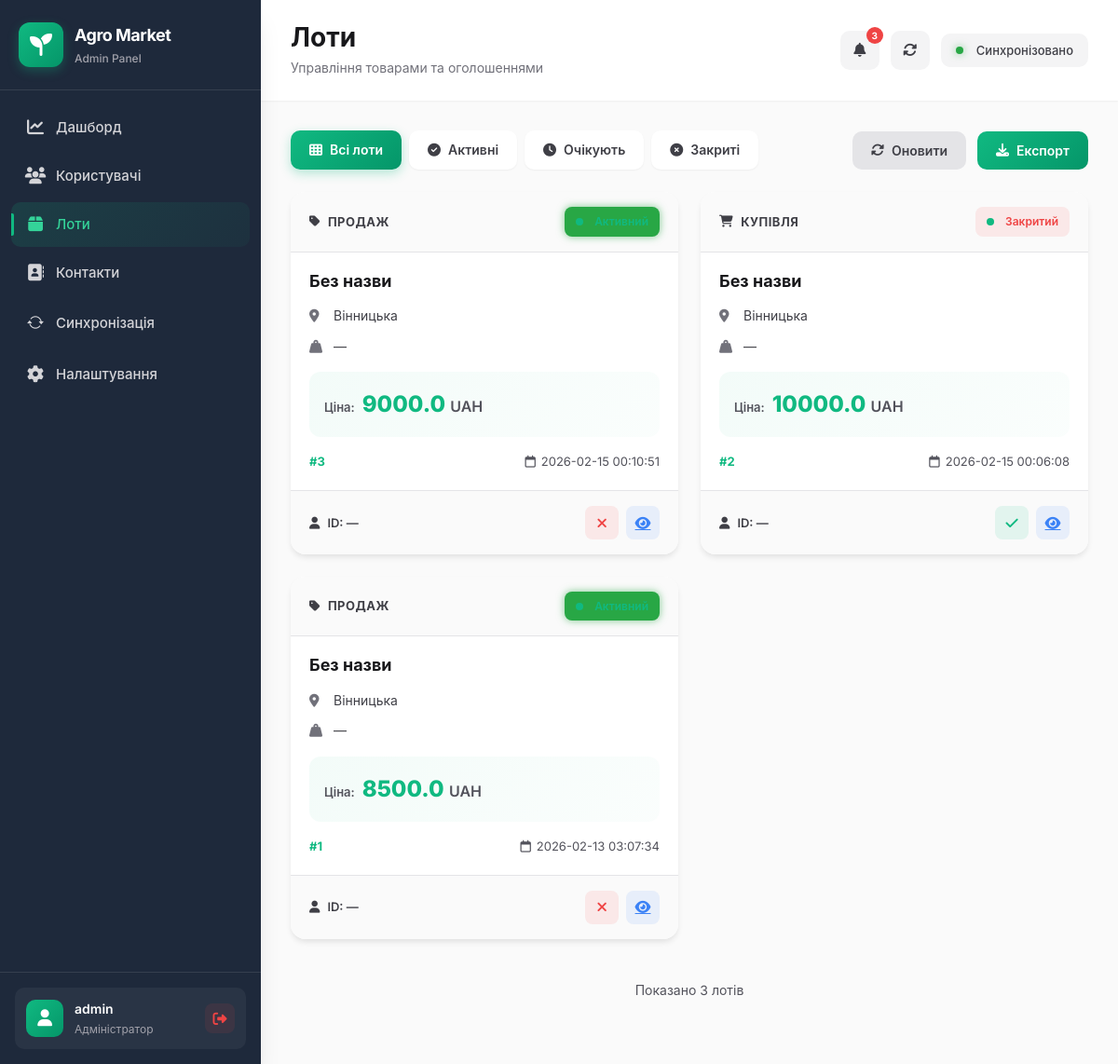
Page /lots (signed in) on the committed database.
### tables this page shows
CREATE TABLE lots (
                                                id INTEGER PRIMARY KEY AUTOINCREMENT,
                                                owner_user_id INTEGER NOT NULL,
                                                type TEXT NOT NULL,
                                                crop TEXT NOT NULL,
                                                volume_tons REAL NOT NULL DEFAULT 0,
                                                volume REAL,
                                                region TEXT NOT NULL,
                                                location TEXT,
                                                price REAL,
                                                comment TEXT,
                                                quality_json TEXT NOT NULL DEFAULT '{}',
                                                views_count INTEGER NOT NULL DEFAULT 0,
                                                status TEXT NOT NULL DEFAULT 'active',
                                                created_at TEXT DEFAULT CURRENT_TIMESTAMP,
                                                updated_at TEXT
            );

### src/web_panel/app.py (the view)
    @app.get("/lots")
    @login_required
    def lots_page():
        status_filter = request.args.get("status", "").strip()
        conn = get_conn()
        if not _has_table(conn, "lots"):
            conn.close()
            return render_template("lots.html", rows=[], status=status_filter, cols=[])
        cols = _table_cols(conn, "lots")
        sql = "SELECT * FROM lots"
        params = []
        if status_filter and "status" in cols:
            sql += " WHERE status=?"
            params.append(status_filter)
        sql += " ORDER BY id DESC LIMIT 500"
        rows = conn.execute(sql, tuple(params)).fetchall()
        conn.close()
        return render_template("lots.html", rows=rows, status=status_filter, cols=cols)

### src/web_panel/app.py (called while the page is built)
def _has_table(conn, table: str) -> bool:
    row = conn.execute(
        "SELECT name FROM sqlite_master WHERE type='table' AND name=?",
        (table,)
    ).fetchone()
    return bool(row)

def _table_cols(conn, table: str) -> list:
    try:
        return [row["name"] for row in conn.execute(f"PRAGMA table_info({table})").fetchall()]
    except Exception:
        return []

### src/web_panel/db.py (called while the page is built)
def get_conn() -> sqlite3.Connection:
    DB_PATH.parent.mkdir(parents=True, exist_ok=True)
    conn = sqlite3.connect(str(DB_PATH))
    conn.row_factory = sqlite3.Row
    return conn

### src/web_panel/templates/lots.html (shortened to what this page needs)
{% extends "base.html" %}
{% block page_title %}Лоти{% endblock %}
{% block page_description %}Управління товарами та оголошеннями{% endblock %}
{% block content %}
<div class="lots-container">
  <div class="page-controls">
    <div class="filter-tabs">
      <a href="/lots" class="filter-tab {% if not status %}active{% endif %}">
        <i class="fas fa-th"></i>
        Всі лоти
      </a>
      <a href="/lots?status=active" class="filter-tab {% if status == 'active' %}active{% endif %}">
        <i class="fas fa-check-circle"></i>
        Активні
      </a>
      <a href="/lots?status=pending" class="filter-tab {% if status == 'pending' %}active{% endif %}">
        <i class="fas fa-clock"></i>
        Очікують
      </a>
      <a href="/lots?status=closed" class="filter-tab {% if status == 'closed' %}active{% endif %}">
        <i class="fas fa-times-circle"></i>
        Закриті
      </a>
    </div>
    <div class="page-actions">
      <button class="btn btn-secondary" onclick="window.location.reload()">
        <i class="fas fa-sync-alt"></i>
        Оновити
      </button>
      <a href="/lots/export" class="btn btn-success">
        <i class="fas fa-download"></i>
        Експорт
      </a>
    </div>
  </div>
  {% if rows %}
  <div class="lots-grid">
    {% for row in rows %}
    <div class="lot-card">
      <div class="lot-header">
        <div class="lot-type">
          <i class="fas fa-{% if row['type'] == 'sell' %}tag{% else %}shopping-cart{% endif %}"></i>
          {{ 'Продаж' if row['type'] == 'sell' else 'Купівля' }}
        </div>
        <div class="lot-status">
          {% if row['status'] == 'active' %}
          <span class="status-badge status-success">
            <span class="status-dot"></span>
          </span>
          {% elif row['status'] == 'pending' %}
          <span class="status-badge status-warning">
            <span class="status-dot"></span>
            Очікує
          </span>
          {% else %}
          <span class="status-badge status-danger">
            <span class="status-dot"></span>
            Закритий
          </span>
          {% endif %}
        </div>
      </div>
      <div class="lot-body">
        <h3 class="lot-title">{{ row['title'] or 'Без назви' }}</h3>
        <div class="lot-details">
          <div class="lot-detail">
            <i class="fas fa-map-marker-alt"></i>
            <span>{{ row['region'] or 'Регіон не вказано' }}</span>
          </div>
          <div class="lot-detail">
            <i class="fas fa-weight-hanging"></i>
            <span>{{ row['amount'] or '—' }}</span>
          </div>
        </div>
        <div class="lot-price">
          <div class="price-label">Ціна:</div>
          <div class="price-value">
            {{ row['price'] or '—' }}
            <span class="currency">{{ row['currency'] or 'UAH' }}</span>
          </div>
        </div>
        <div class="lot-meta">
          <span class="lot-id">#{{ row['id'] }}</span>
          <span class="lot-date">
            <i class="far fa-calendar"></i>
            {{ row['created_at'] or '—' }}
          </span>
        </div>
      </div>
      <div class="lot-footer">
        <div class="lot-owner">
          <i class="fas fa-user"></i>
          ID: {{ row['owner_tg_id'] or row['user_id'] or '—' }}
        </div>
        <div class="lot-actions">
          {% if row['status'] == 'active' %}
          <form method="POST" action="/lots/{{ row['id'] }}/close" style="display:inline">
            <button type="submit" class="btn-lot btn-lot-danger" title="Закрити лот">
              <i class="fas fa-times"></i>
            </button>
          </form>
          {% else %}
          <form method="POST" action="/lots/{{ row['id'] }}/activate" style="display:inline">
            <button type="submit" class="btn-lot btn-lot-success" title="Активувати лот">
              <i class="fas fa-check"></i>
            </button>
          </form>
          {% endif %}
          <a href="/lots/{{ row['id'] }}" class="btn-lot btn-lot-info" title="Деталі">
            <i class="fas fa-eye"></i>
          </a>
        </div>
      </div>
    </div>
    {% endfor %}
  </div>
  <div class="pagination-info">
    <p>Показано {{ rows|length }} лотів</p>
  </div>
  {% endif %}
</div>
{% endblock %}

### src/web_panel/templates/base.html (style rules this page uses)
.status-dot { width: 8px; height: 8px; border-radius: 50%; display: inline-block; margin-right: 6px; }
.status-success { background-color: #28a745; box-shadow: 0 0 8px rgba(40, 167, 69, 0.6); }

### rows in the picture
lots: type "ПРОДАЖ", status "active" (drawn), row "Без назви", region "Вінницька", row "—", price "9000.0", row "UAH", id "3", created_at "2026-02-15 00:10:51"
lots: type "КУПІВЛЯ", status "closed" (drawn), row "Без назви", region "Вінницька", row "—", price "10000.0", row "UAH", id "2", created_at "2026-02-15 00:06:08"
lots: type "ПРОДАЖ", status "active" (drawn), row "Без назви", region "Вінницька", row "—", price "8500.0", row "UAH", id "1", created_at "2026-02-13 03:07:34"

### other values in the picture
{{ current_user.id }} "admin"
{{ rows|length }} "3"
